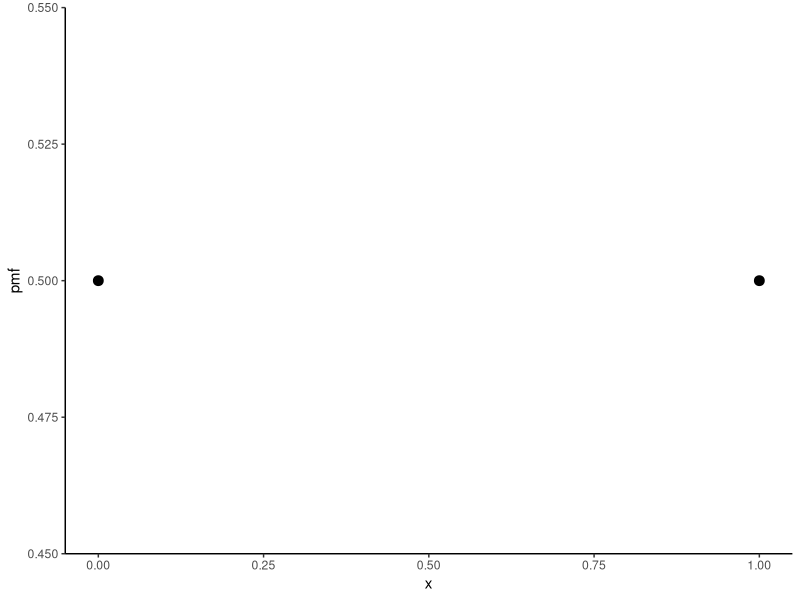
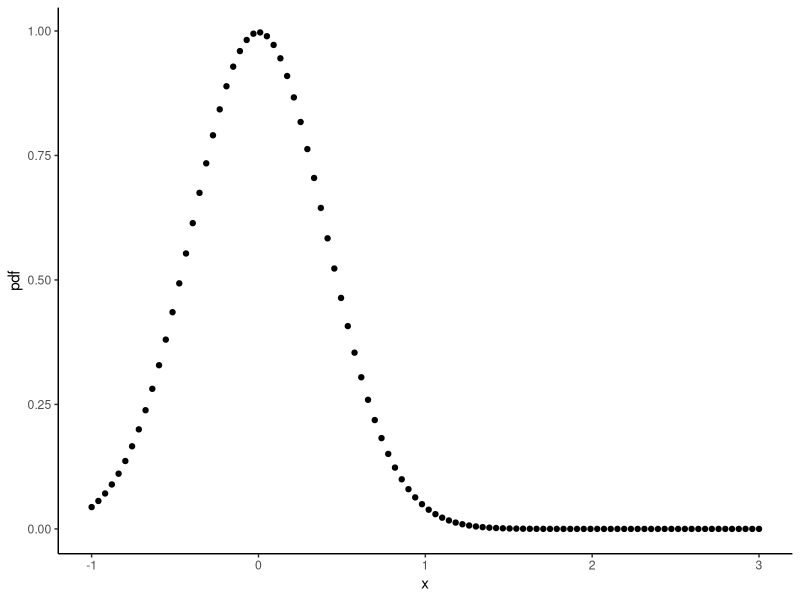

Write the R code that produced these figures, in order. (Note: this script raises an error after producing the figures.)
library(tidyverse)

# 1. define the possible outcomes 
# binomal(1, 0.5) -> 0,1 

bin_pmf <- tibble(x = c(0,1)) 

# 2. Choose our parameters 
n <- 1
p <- 0.5 

# 3, Calc PMF/PDF 
bin_pmf <- mutate(bin_pmf, 
                  pmf = dbinom(x, size = n, prob = p))

ggplot(bin_pmf, aes(x, pmf)) + 
  geom_point(size = 3) + 
  theme_classic()

# ------------------------------------------------------------------------- 
# 1. define the possible outcomes 
# binomal(10, 0.4) -> 0,1 

normal_pdf <- tibble(x = seq(-1,3, length.out = 100))


# 2. Choose our parameters 
mu <- 0  #mean 
sigma <- 0.4  #standard deviation 

# 3, Calc PMF/PDF 
# added a column to the tibble 
normal_pdf <- mutate(normal_pdf, 
                  pdf = dnorm(x, mean = mu, sd = sigma))


ggplot(normal_pdf, aes(x, pdf)) + 
  geom_point(linewidth = 2) + 
  theme_classic()


# ------------------------------- 
------------------------- 
  # 1. define the possible outcomes 
  # binomal(10, 0.4) -> 0,1 
  
normal_pmf <- tibble(x = 0:10) #creates a dataframe 
# could also say tibble(x = seq(0,10, by = 1))


# 2. Choose our parameters 
n <- 10
p <- 0.4 

# 3, Calc PMF/PDF 
# added a column to the tibble 
bin_pmf <- mutate(bin_pmf, 
                  pmf = dbinom(x, size = n, prob = p))


ggplot(bin_pmf, aes(x, pmf)) + 
  geom_point(size = 3) + 
  theme_classic()


# ------------------------------------------------------------------------- 

# 1. define the possible outcomes 
# Beta(2,7)

beta_pdf <- tibble(x = seq(0, 1, length.out = 100) )


# 2. Choose our parameters 
a <- 2
b <- 7 

# 3, Calc PMF/PDF 
# added a column to the tibble 
beta_pdf <- mutate(beta_pdf, 
                  pdf = dbeta(x, shape1 = a, shape2 = b))


ggplot(beta_pdf, aes(x, pdf)) + 
  geom_point() + 
  theme_classic()

